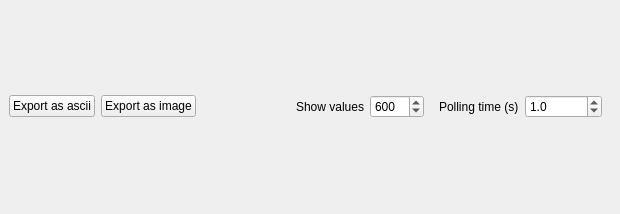
<?xml version="1.0" encoding="UTF-8"?>
<ui version="4.0">
 <class>Form</class>
 <widget class="QWidget" name="Form">
  <property name="geometry">
   <rect>
    <x>0</x>
    <y>0</y>
    <width>620</width>
    <height>214</height>
   </rect>
  </property>
  <property name="windowTitle">
   <string>Trend control</string>
  </property>
  <layout class="QGridLayout" name="gridLayout">
   <property name="margin">
    <number>0</number>
   </property>
   <property name="spacing">
    <number>0</number>
   </property>
   <item row="0" column="0">
    <layout class="QGridLayout" name="graph_layout"/>
   </item>
   <item row="1" column="0">
    <widget class="QWidget" name="controls" native="true">
     <layout class="QGridLayout" name="gridLayout_3">
      <property name="sizeConstraint">
       <enum>QLayout::SetNoConstraint</enum>
      </property>
      <item row="0" column="3">
       <spacer name="horizontalSpacer">
        <property name="orientation">
         <enum>Qt::Horizontal</enum>
        </property>
        <property name="sizeHint" stdset="0">
         <size>
          <width>40</width>
          <height>20</height>
         </size>
        </property>
       </spacer>
      </item>
      <item row="0" column="4">
       <widget class="QLabel" name="label_2">
        <property name="text">
         <string>Show values</string>
        </property>
       </widget>
      </item>
      <item row="0" column="6">
       <widget class="QWidget" name="polling_controls" native="true">
        <layout class="QGridLayout" name="gridLayout_2">
         <item row="0" column="1">
          <widget class="QDoubleSpinBox" name="input_polling_time">
           <property name="decimals">
            <number>1</number>
           </property>
           <property name="minimum">
            <double>0.100000000000000</double>
           </property>
           <property name="maximum">
            <double>999999.000000000000000</double>
           </property>
           <property name="singleStep">
            <double>0.500000000000000</double>
           </property>
           <property name="value">
            <double>1.000000000000000</double>
           </property>
          </widget>
         </item>
         <item row="0" column="0">
          <widget class="QLabel" name="label">
           <property name="text">
            <string>Polling time (s)</string>
           </property>
          </widget>
         </item>
        </layout>
        <zorder>input_polling_time</zorder>
        <zorder>input_polling_time</zorder>
        <zorder>label</zorder>
       </widget>
      </item>
      <item row="0" column="5">
       <widget class="QSpinBox" name="input_values_number">
        <property name="minimum">
         <number>1</number>
        </property>
        <property name="maximum">
         <number>9999</number>
        </property>
        <property name="value">
         <number>600</number>
        </property>
       </widget>
      </item>
      <item row="0" column="1">
       <widget class="QPushButton" name="pushButton_2">
        <property name="text">
         <string>Export as ascii</string>
        </property>
       </widget>
      </item>
      <item row="0" column="2">
       <widget class="QPushButton" name="pushButton">
        <property name="text">
         <string>Export as image</string>
        </property>
       </widget>
      </item>
     </layout>
    </widget>
   </item>
  </layout>
 </widget>
 <resources/>
 <connections>
  <connection>
   <sender>pushButton_2</sender>
   <signal>clicked()</signal>
   <receiver>Form</receiver>
   <slot>action_save_ascii()</slot>
   <hints>
    <hint type="sourcelabel">
     <x>50</x>
     <y>198</y>
    </hint>
    <hint type="destinationlabel">
     <x>5</x>
     <y>205</y>
    </hint>
   </hints>
  </connection>
  <connection>
   <sender>pushButton</sender>
   <signal>clicked()</signal>
   <receiver>Form</receiver>
   <slot>action_save_image()</slot>
   <hints>
    <hint type="sourcelabel">
     <x>169</x>
     <y>198</y>
    </hint>
    <hint type="destinationlabel">
     <x>3</x>
     <y>251</y>
    </hint>
   </hints>
  </connection>
  <connection>
   <sender>input_values_number</sender>
   <signal>valueChanged(int)</signal>
   <receiver>Form</receiver>
   <slot>action_check_settings()</slot>
   <hints>
    <hint type="sourcelabel">
     <x>502</x>
     <y>198</y>
    </hint>
    <hint type="destinationlabel">
     <x>7</x>
     <y>128</y>
    </hint>
   </hints>
  </connection>
  <connection>
   <sender>input_polling_time</sender>
   <signal>editingFinished()</signal>
   <receiver>Form</receiver>
   <slot>action_check_settings()</slot>
   <hints>
    <hint type="sourcelabel">
     <x>686</x>
     <y>199</y>
    </hint>
    <hint type="destinationlabel">
     <x>5</x>
     <y>77</y>
    </hint>
   </hints>
  </connection>
  <connection>
   <sender>input_polling_time</sender>
   <signal>editingFinished()</signal>
   <receiver>Form</receiver>
   <slot>action_polling_changed()</slot>
   <hints>
    <hint type="sourcelabel">
     <x>730</x>
     <y>195</y>
    </hint>
    <hint type="destinationlabel">
     <x>8</x>
     <y>-6</y>
    </hint>
   </hints>
  </connection>
 </connections>
 <slots>
  <slot>action_check_settings()</slot>
  <slot>action_save_image()</slot>
  <slot>action_save_ascii()</slot>
  <slot>action_polling_changed()</slot>
 </slots>
</ui>
